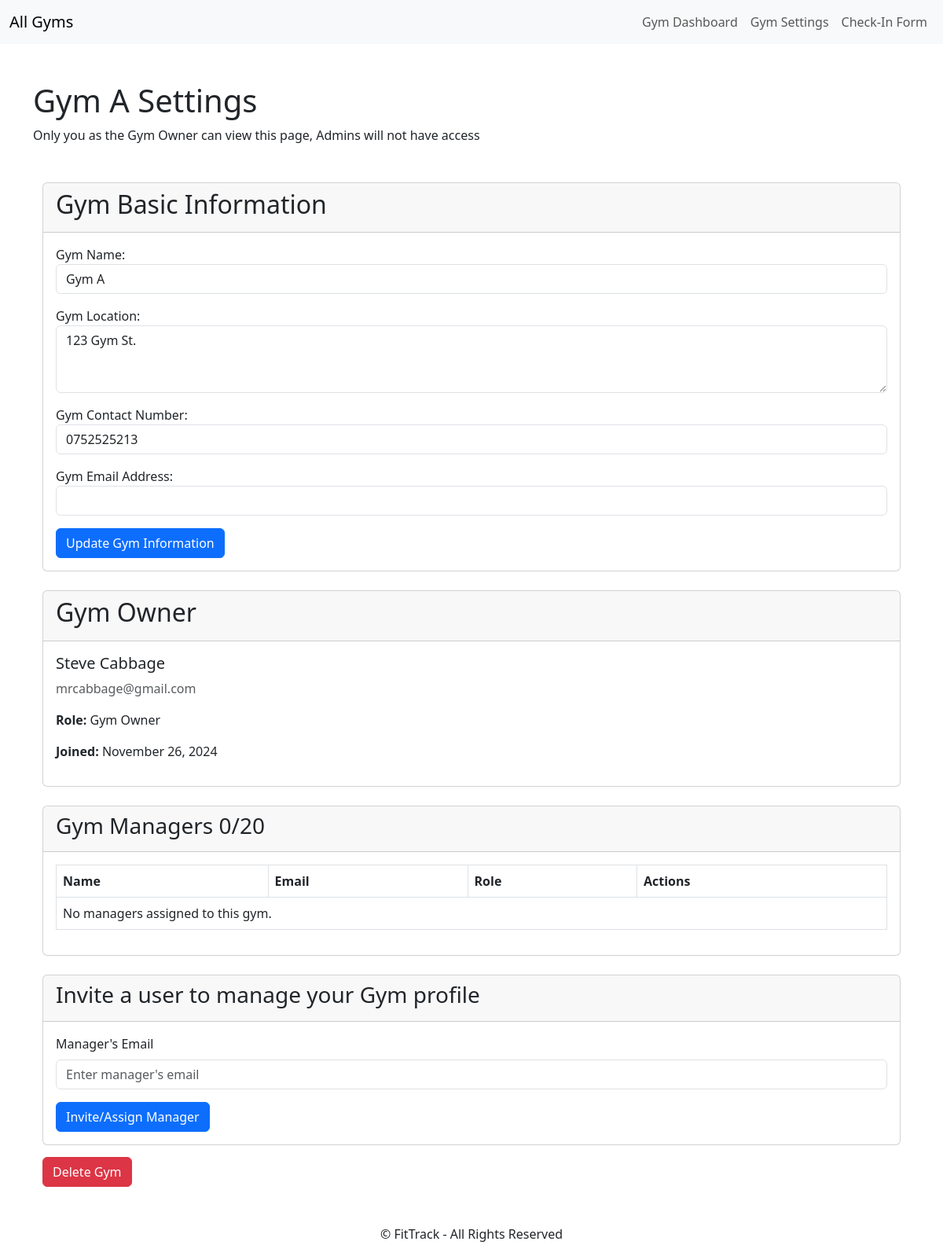
The app's page /gym-a/settings/ (signed in) with its own data.
### core/models.py (models this page shows, shortened)
class Gym(models.Model):
    gym_id = models.AutoField(primary_key=True)
    name = models.CharField(max_length=255)
    slug = models.SlugField(unique=True, blank=True)
    address = models.TextField(blank=True, null=True)
    contact_number = models.CharField(max_length=15, null=True)
    email = models.EmailField(max_length=255, blank=True, null=True)
    email_domain = models.EmailField(blank=True, null=True) # Custom Email Domain to be added
    owners = models.ManyToManyField(GymOwner, related_name='gyms')

class GymOwnership(models.Model):
    GYM_ROLE_CHOICES = [
        ('primary', 'Primary Owner'),
        ('manager', 'Manager'),
    ]
    gym = models.ForeignKey('Gym', on_delete=models.CASCADE, related_name='ownerships')
    owner = models.ForeignKey(GymOwner, on_delete=models.CASCADE, related_name='gym_roles')
    role = models.CharField(max_length=20, choices=GYM_ROLE_CHOICES, default='manager')
    class Meta:
        unique_together = ('gym', 'owner')  # Prevent duplicate relationships for the same gym and owner

class GymOwner(models.Model):
    user = models.OneToOneField(User, on_delete=models.CASCADE)
    contact_number = models.CharField(max_length=15)
    date_of_birth = models.DateField(null=True, blank=True)
    address = models.TextField(blank=True, null=True)
    join_date = models.DateField(auto_now_add=True)
    subscription_tier = models.ForeignKey(SubscriptionTier, on_delete=models.SET_NULL, null=True)
    subscription_start_date = models.DateTimeField(null=True, blank=True)

### core/views.py (the view)
# urls.py: path('<slug:slug>/settings/', views.gym_settings, name='gym_settings'),
@login_required
def gym_settings(request, slug):
    gym = get_object_or_404(Gym, slug=slug)
    primary_owner = gym.ownerships.filter(role='primary', owner__user=request.user).first()
    if not primary_owner:
        messages.error(request, "You must be the primary owner to access the settings.")
        return redirect('gym_dashboard', slug=gym.slug)
    gym_ownerships = gym.ownerships.select_related('owner').all()
    primary_owners = gym_ownerships.filter(role='primary')
    managers = gym_ownerships.filter(role='manager')
    number_of_managers = managers.count()
    total_admins = managers.count()
    if request.method == 'POST':
        form = GymUpdateForm(request.POST, instance=gym)
        if form.is_valid():
            form.save()
            messages.success(request, 'Gym information updated successfully!')
            return redirect('gym_settings', slug=slug)
        else:
            messages.error(request, 'Please correct the errors below.')
    else:
        form = GymUpdateForm(instance=gym)
    return render(request, 'gym_settings.html', {
        'form': form,
        'gym': gym,
        'gym_slug': slug,
        'primary_owners': primary_owners,
        'managers': managers,
        'total_gym_admins': total_admins,
        'is_admin': True,
    })

### core/forms.py
class GymUpdateForm(forms.ModelForm):
    class Meta:
        model = Gym
        fields = ['name', 'address', 'contact_number', 'email']
        widgets = {
            'name': forms.TextInput(attrs={'class': 'form-control'}),
            'address': forms.Textarea(attrs={'class': 'form-control', 'rows': 3}),
            'contact_number': forms.TextInput(attrs={'class': 'form-control'}),
            'email': forms.EmailInput(attrs={'class': 'form-control'}),
        }
        labels = {
            'name': 'Gym Name',
            'address': 'Gym Location',
            'contact_number': 'Gym Contact Number',
            'email': 'Gym Email Address',
        }

### core/templates/gym_settings.html (shortened to what this page needs)
{% extends "base_gym.html" %}
{% block content %}
<h1>{{ gym.name }} Settings</h1>
<p>Only you as the Gym Owner can view this page, Admins will not have access</p>
<div class="container mt-5">
    <div class="card">
        <div class="card-header">
            <h2>Gym Basic Information</h2>
        </div>
        <div class="card-body">
            <form method="post">
                {{ form.as_p }}
                <button type="submit" class="btn btn-primary">Update Gym Information</button>
            </form>
        </div>
    </div>
    <div class="card mt-4">
        <div class="card-header">
            <h2>Gym Owner</h2>
        </div>
        <div class="card-body">
            {% if primary_owners %}
            <div>
                <h5>{{ primary_owners.first.owner.user.get_full_name }}</h5>
                <p class="text-muted">{{ primary_owners.first.owner.user.email }}</p>
                <p><strong>Role:</strong> Gym Owner</p>
                <p><strong>Joined:</strong> {{ primary_owners.first.owner.user.date_joined|date:"F j, Y" }}</p>
            </div>
            {% else %}
            <p>No primary owner assigned to this gym.</p>
            {% endif %}
        </div>
    </div>
    <div class="card mt-4">
        <div class="card-header">
            <h3>Gym Managers {{ total_gym_admins }}/20</h3>
        </div>
        <div class="card-body">
            <table class="table table-bordered">
                <thead>
                    <tr>
                        <th>Name</th>
                        <th>Email</th>
                        <th>Role</th>
                        <th>Actions</th>
                    </tr>
                </thead>
                <tbody>
                    {% for ownership in managers %}
                        <tr>
                            <td>{{ ownership.owner.user.get_full_name }}</td>
                            <td>{{ ownership.owner.user.email }}</td>
                            <td>{{ ownership.role }}</td>
                            <td>
                                <form action="{% url 'remove_manager' slug=gym_slug manager_id=ownership.owner.id %}" method="POST" style="display:inline;">
                                    {% csrf_token %}
                                    <button type="submit" class="btn btn-danger btn-sm" onclick="return confirm('Are you sure you want to remove this manager?')">Remove</button>
                                </form>
                            </td>
                        </tr>
                    {% empty %}
                        <tr>
                            <td colspan="4">No managers assigned to this gym.</td>
                        </tr>
                    {% endfor %}
                </tbody>
            </table>
        </div>
    </div>
        <div class="card mt-4">
            <div class="card-header">
                <h3>Invite a user to manage your Gym profile</h3>
            </div>
            <div class="card-body">
                <form method="POST" action="{% url 'invite_or_assign_manager' slug=gym.slug %}">
                    <div class="mb-3">
                        <label for="email" class="form-label">Manager's Email</label>
                        <input type="email" id="email" name="email" class="form-control" placeholder="Enter manager's email" required>
                    </div>
                    <button type="submit" class="btn btn-primary">Invite/Assign Manager</button>
                </form>
            </div>
        </div>
        <div class="delete-button-container" style="margin-top: 15px;">
            <button type="button" class="btn btn-danger" data-bs-toggle="modal" data-bs-target="#deleteGymModal">
                Delete Gym
            </button>
        </div>
</div>
{% endblock %}

### records on screen
Gym: name "Gym A", address "123 Gym St.", contact_number "0752525213"
GymOwnership: first.owner.user.get_full_name "Steve Cabbage", first.owner.user.email "mrcabbage@gmail.com", first.owner.user.date_joined "November 26, 2024"

### other values on screen
{{ total_gym_admins }} "0"
